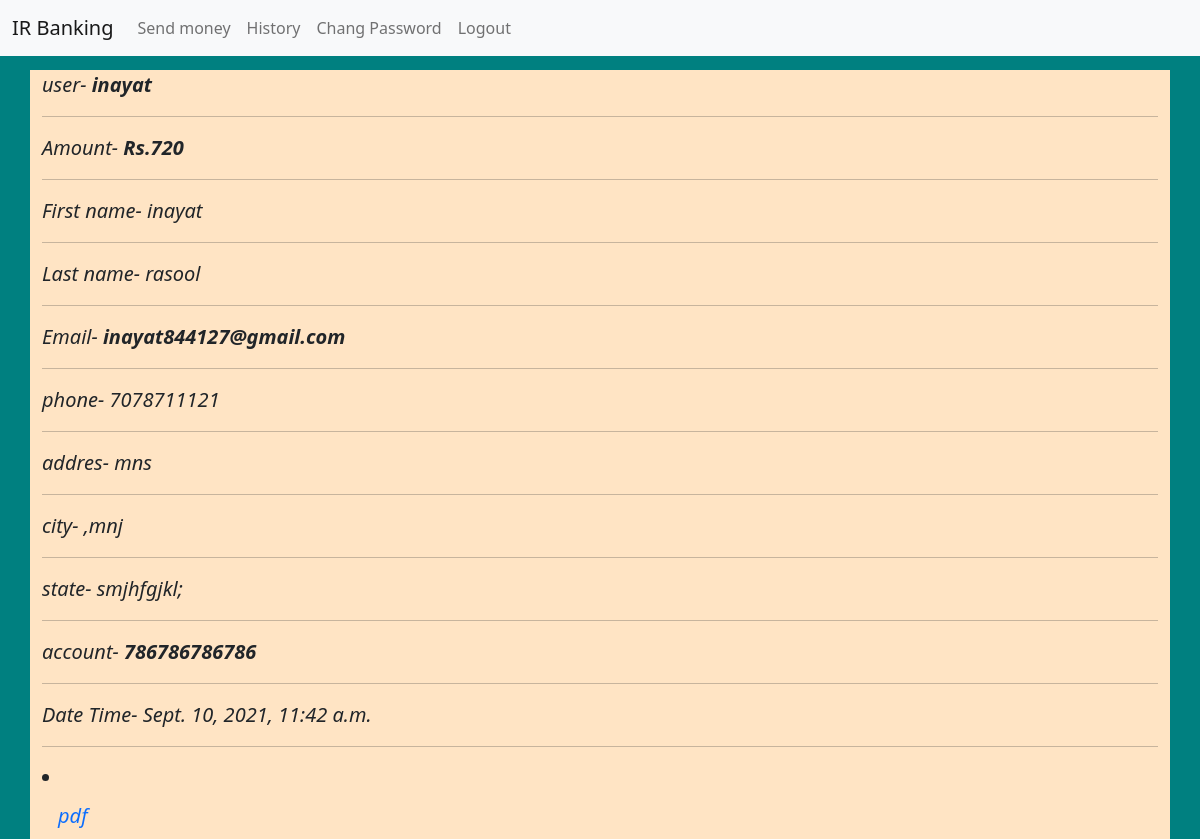
/profile/ (signed in), run on the app's committed database.
### bank/models.py (models this page shows)
class account(models.Model):
    user = models.OneToOneField(User,on_delete=models.CASCADE)
    phone = models.PositiveIntegerField()
    addres = models.TextField(max_length=100)
    city = models.CharField(max_length=50)
    state = models.CharField(max_length=100)
    acn = models.PositiveIntegerField()
    amount = models.PositiveIntegerField(default=0)
    date_time = models.DateTimeField(auto_now_add=True)

### bank/views.py (the view)
# urls.py: path('profile/',views.user_profile,name='profile'),
def user_profile(request):
    if request.user.is_authenticated:
        if account.objects.filter(user=request.user).exists():
            pr = account.objects.get(user=request.user)
            us = User.objects.get(pk = request.user.id)
            return render(request,'profile.html',{'pr':pr,'us':us})
        else:
            messages.info(request,'your account is not exists please create your account...')
            return redirect('emailotp')
    else:
        return redirect('singin')

### bank/templates/profile.html (shortened to what this page needs)
{% extends 'base.html' %}
 {% block nev %}
<li class="nav-item">
          <a class="nav-link" href="{% url 'moneyotp' %}">Send money</a>
        </li>
<li class="nav-item">
          <a class="nav-link" href="{% url 'history' %}">History</a>
        </li>
<li class="nav-item">
          <a class="nav-link" href="{% url 'passwordchang' %}">Chang Password</a>
        </li>
<li class="nav-item">
          <a class="nav-link" href="{% url 'logout' %}">Logout</a>
        </li>
      {% endblock nev %}
 {% block body %}
  <div class="container mr h-50" style="background-color: bisque; font-size: 20px; font-style: italic;"data-aos="fade-up"
     data-aos-duration="3000">
    user- <b>{{ pr.user }}</b><br>
    <hr>
      Amount- <b> Rs.{{ pr.amount }}</b><br>
    <hr>
    First name- {{ us.first_name }}<br>
    <hr>
    Last name- {{ us.last_name }}<br>
    <hr>
    Email- <b>{{ us.email }}</b><br>
    <hr>
    phone- {{ pr.phone }}<br>
    <hr>
    addres- {{ pr.addres }}<br>
    <hr>
    city- {{ pr.city }}<br>
    <hr>
    state- {{ pr.state }}<br>
    <hr>
      account- <b>{{ pr.acn }}</b><br>
    <hr>
    Date Time- {{ pr.date_time }}<br>
    <hr>
      <li class="nav-item" m-5>
          <a class="nav-link" href="{% url 'pdf' %}">pdf</a>
        </li>
  </div>
  {% endblock body %}

### bank/templates/base.html (style rules this page uses)
.mr { margin-top:70px; }
body { background-color: bisque; }

### data on the page
account: user "inayat", amount "720", phone "7078711121", addres "mns", city ",mnj", state "smjhfgjkl;", acn "786786786786", date_time "Sept. 10, 2021, 11:42 a.m."

### other printed values
{{ us.first_name }} "inayat"
{{ us.last_name }} "rasool"
{{ us.email }} "inayat844127@gmail.com"
